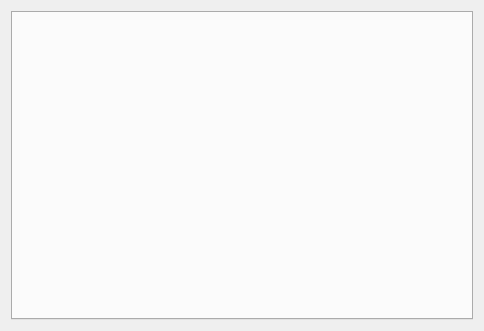
<?xml version="1.0" encoding="UTF-8"?>
<ui version="4.0">
 <class>WirelessDeviceInfoDlg</class>
 <widget class="QDialog" name="WirelessDeviceInfoDlg">
  <property name="geometry">
   <rect>
    <x>0</x>
    <y>0</y>
    <width>484</width>
    <height>331</height>
   </rect>
  </property>
  <property name="windowTitle">
   <string>Dialog</string>
  </property>
  <layout class="QGridLayout" name="gridLayout">
   <item row="0" column="0">
    <widget class="QTabWidget" name="tabWidget">
     <property name="currentIndex">
      <number>-1</number>
     </property>
    </widget>
   </item>
  </layout>
 </widget>
 <resources/>
 <connections/>
</ui>
